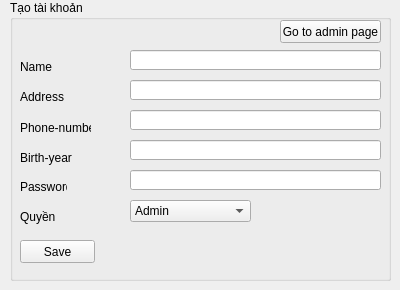
<?xml version="1.0" encoding="UTF-8"?>
<ui version="4.0">
 <class>FormCreateAccount</class>
 <widget class="QWidget" name="FormCreateAccount">
  <property name="geometry">
   <rect>
    <x>0</x>
    <y>0</y>
    <width>400</width>
    <height>290</height>
   </rect>
  </property>
  <property name="windowTitle">
   <string>Form</string>
  </property>
  <widget class="QGroupBox" name="groupBox">
   <property name="geometry">
    <rect>
     <x>10</x>
     <y>0</y>
     <width>381</width>
     <height>281</height>
    </rect>
   </property>
   <property name="title">
    <string>Tạo tài khoản</string>
   </property>
   <widget class="QLabel" name="label">
    <property name="geometry">
     <rect>
      <x>10</x>
      <y>60</y>
      <width>47</width>
      <height>14</height>
     </rect>
    </property>
    <property name="text">
     <string>Name</string>
    </property>
   </widget>
   <widget class="QLabel" name="label_2">
    <property name="geometry">
     <rect>
      <x>10</x>
      <y>90</y>
      <width>47</width>
      <height>14</height>
     </rect>
    </property>
    <property name="text">
     <string>Address</string>
    </property>
   </widget>
   <widget class="QLabel" name="label_3">
    <property name="geometry">
     <rect>
      <x>10</x>
      <y>120</y>
      <width>71</width>
      <height>16</height>
     </rect>
    </property>
    <property name="text">
     <string>Phone-number</string>
    </property>
   </widget>
   <widget class="QPushButton" name="pushButton">
    <property name="geometry">
     <rect>
      <x>270</x>
      <y>20</y>
      <width>101</width>
      <height>23</height>
     </rect>
    </property>
    <property name="text">
     <string>Go to admin page</string>
    </property>
   </widget>
   <widget class="QLineEdit" name="lineEdit">
    <property name="geometry">
     <rect>
      <x>120</x>
      <y>50</y>
      <width>251</width>
      <height>20</height>
     </rect>
    </property>
   </widget>
   <widget class="QLineEdit" name="lineEdit_2">
    <property name="geometry">
     <rect>
      <x>120</x>
      <y>80</y>
      <width>251</width>
      <height>20</height>
     </rect>
    </property>
   </widget>
   <widget class="QLineEdit" name="lineEdit_3">
    <property name="geometry">
     <rect>
      <x>120</x>
      <y>110</y>
      <width>251</width>
      <height>20</height>
     </rect>
    </property>
   </widget>
   <widget class="QLabel" name="label_4">
    <property name="geometry">
     <rect>
      <x>10</x>
      <y>150</y>
      <width>61</width>
      <height>16</height>
     </rect>
    </property>
    <property name="text">
     <string>Birth-year</string>
    </property>
   </widget>
   <widget class="QLineEdit" name="lineEdit_4">
    <property name="geometry">
     <rect>
      <x>120</x>
      <y>140</y>
      <width>251</width>
      <height>20</height>
     </rect>
    </property>
   </widget>
   <widget class="QPushButton" name="pushButton_2">
    <property name="geometry">
     <rect>
      <x>10</x>
      <y>240</y>
      <width>75</width>
      <height>23</height>
     </rect>
    </property>
    <property name="text">
     <string>Save</string>
    </property>
   </widget>
   <widget class="QLabel" name="label_5">
    <property name="geometry">
     <rect>
      <x>10</x>
      <y>180</y>
      <width>47</width>
      <height>14</height>
     </rect>
    </property>
    <property name="text">
     <string>Password</string>
    </property>
   </widget>
   <widget class="QLineEdit" name="lineEdit_5">
    <property name="geometry">
     <rect>
      <x>120</x>
      <y>170</y>
      <width>251</width>
      <height>20</height>
     </rect>
    </property>
   </widget>
   <widget class="QLabel" name="label_6">
    <property name="geometry">
     <rect>
      <x>10</x>
      <y>210</y>
      <width>47</width>
      <height>14</height>
     </rect>
    </property>
    <property name="text">
     <string>Quyền</string>
    </property>
   </widget>
   <widget class="QComboBox" name="comboBox">
    <property name="geometry">
     <rect>
      <x>120</x>
      <y>200</y>
      <width>121</width>
      <height>22</height>
     </rect>
    </property>
    <item>
     <property name="text">
      <string>Admin</string>
     </property>
    </item>
    <item>
     <property name="text">
      <string>User</string>
     </property>
    </item>
   </widget>
  </widget>
 </widget>
 <resources/>
 <connections/>
</ui>
